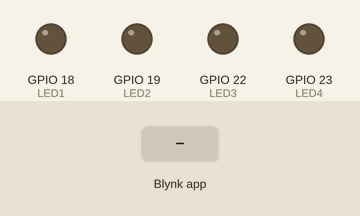
Recording of a sketch running on a simulated ESP32. On the bench: output pins drawn as LEDs (lit = HIGH). The test bench sets the inputs (shaded band). WiFi joins after 1.5 s; servers stay silent unless stated; what the sketch prints to the serial monitor is not drawn.

Above: at 3.0 s.
3.1 s: Blynk app writes 1 to V18
At 3.6 s:
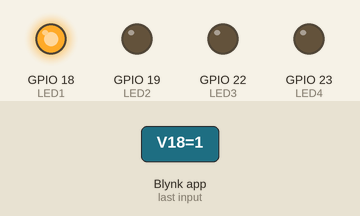
4.6 s: Blynk app writes 1 to V19
At 5.8 s:
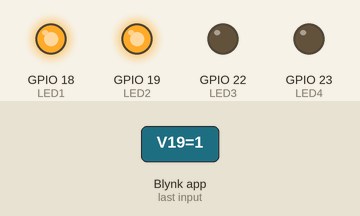
6.1 s: Blynk app writes 0 to V18
At 7.1 s:
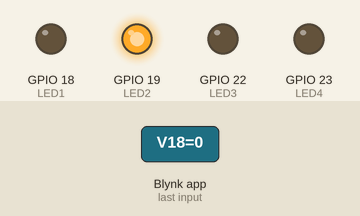
7.6 s: Blynk app writes 1 to V22
At 8.2 s:
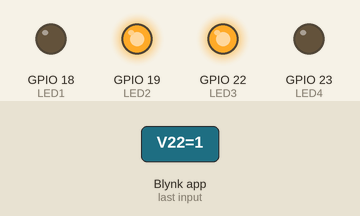
9.1 s: Blynk app writes 200 to V18
At 9.4 s:
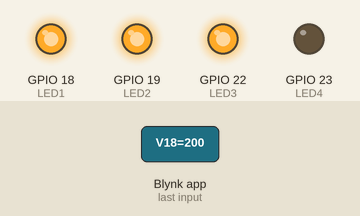
10.6 s: Blynk app writes 0 to V19
At 11.7 s:
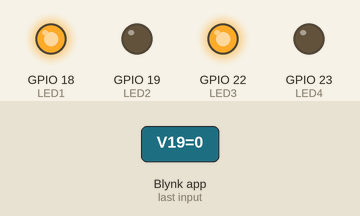
Timing chart, 0 to 13.1 s (numbered marks = the images above; inputs shaded):
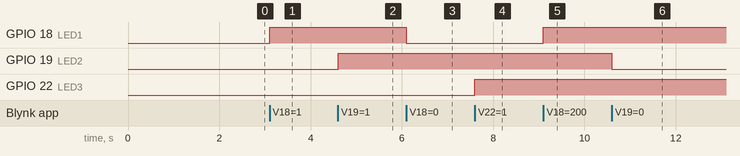

The sketch:

Quiz_301.ino
```cpp
#define BLYNK_PRINT Serial


/* Fill-in information from Blynk Device Info here */
#define BLYNK_TEMPLATE_ID "TMPxxxxxx"
#define BLYNK_TEMPLATE_NAME "Device"
#define BLYNK_AUTH_TOKEN "YourAuthToken"

#include <WiFiManager.h> // https://github.com/tzapu/WiFiManager
#include <BlynkSimpleEsp32.h>


char ssid[50] = ""; // increase the size of the character array to fit the maximum length of a WiFi SSID
char pass[50] = ""; // increase the size of the character array to fit the maximum length of a WiFi password


#define LED1 18
#define LED2 19
#define LED3 22
#define LED4 23
int ledState1 = LOW;
int ledState2 = LOW;
int ledState3 = LOW;
int ledState4 = LOW;

BLYNK_WRITE(V18) {
  ledState1 = param.asInt();
  digitalWrite(LED1, ledState1);
}
BLYNK_WRITE(V19) {
  ledState2 = param.asInt();
  digitalWrite(LED2, ledState2);
}
BLYNK_WRITE(V22) {
  ledState3 = param.asInt();
  digitalWrite(LED3, ledState3);
}
BLYNK_WRITE(V23) {
  ledState4 = param.asInt();
  digitalWrite(LED4, ledState4);
}

void setup()
{
  // Debug console
  Serial.begin(9600);

  pinMode(LED1,OUTPUT);
  pinMode(LED2,OUTPUT);
  pinMode(LED3,OUTPUT);
  pinMode(LED4,OUTPUT);

  ssid[0] = '\0'; // null-terminate the character array to avoid garbage values
  pass[0] = '\0'; // null-terminate the character array to avoid garbage values


  //WiFiManager, Local intialization. Once its business is done, there is no need to keep it around
  WiFiManager wm;
  bool res;
  // res = wm.autoConnect(); // auto generated AP name from chipid
  // res = wm.autoConnect("AutoConnectAP"); // anonymous ap
  res = wm.autoConnect("ESP32AutoConnectAP", "12345678"); // password protected ap

  if (!res) {
    Serial.println("Failed to connect");
    // ESP.restart();
  }
  else {
    //if you get here you have connected to the WiFi
    Serial.println("connected...yeey :)");
    Serial.println(res);
  }

  // use strcpy() to copy the String values into the character arrays
  strcpy(ssid, wm.getWiFiSSID().c_str());
  strcpy(pass, wm.getWiFiPass().c_str());

  Blynk.begin(BLYNK_AUTH_TOKEN, ssid, pass);
}

void loop()
{
  Blynk.run();
}
```

Measured:
- after the input at 3.1 s, GPIO 18 (LED1): LOW → HIGH at once
- after the input at 4.6 s, GPIO 19 (LED2): LOW → HIGH at once
- after the input at 6.1 s, GPIO 18 (LED1): HIGH → LOW at once
- after the input at 7.6 s, GPIO 22 (LED3): LOW → HIGH at once
- after the input at 9.1 s, GPIO 18 (LED1): LOW → HIGH at once
- after the input at 10.6 s, GPIO 19 (LED2): HIGH → LOW at once
